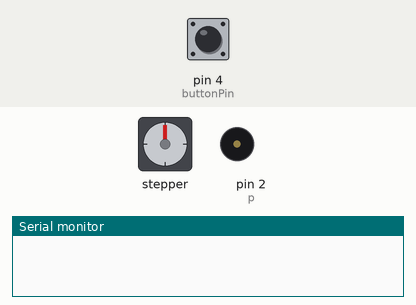
The sketch below on a simulated Arduino Uno, built with avr-gcc and run on an emulated ATmega328P. Shown: stepper motor, buzzer (waves = sounding), the last lines printed to the serial monitor. The inputs (shaded band) are chosen by the test bench; at power-on: pin 4 (buttonPin) LOW. Stepper angles assume 4096 steps per turn.

Above: at 1.2 s.
1.3 s: pin 4 (buttonPin) pulled HIGH for 0.15 s
At 6.5 s:
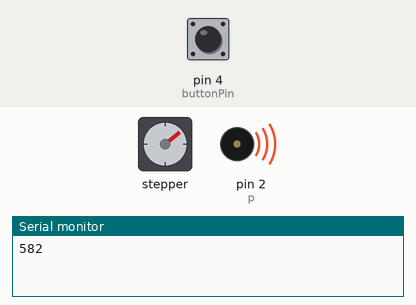
7.3 s: pin 4 (buttonPin) pulled HIGH for 3.2 s
At 14.0 s:
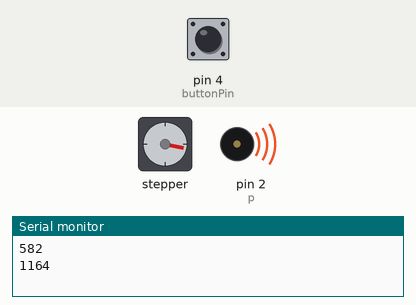
15.0 s: pin 4 (buttonPin) pulled HIGH for 1 s
At 21.7 s:
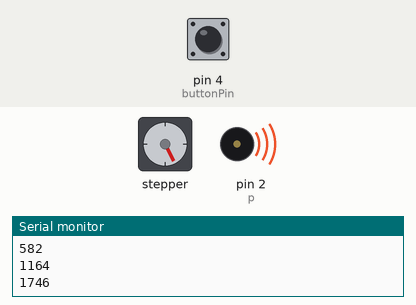
Timing chart, 0 to 24.3 s (numbered marks = the images above; inputs shaded):
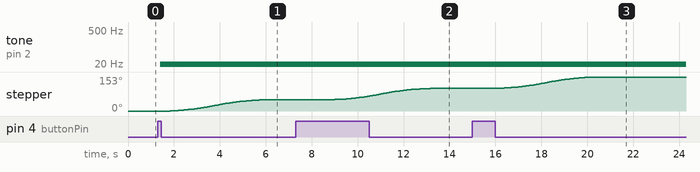

Measured:
- after the input at 1.3 s, tone on pin 2 (p): silent → 4 Hz after 0.10 s; stepper: turns 51° clockwise in 4.2 s, starting after 0.55 s
- after the input at 7.3 s, stepper: turns 51° clockwise in 4.2 s, starting after 1.7 s
- after the input at 15.0 s, stepper: turns 51° clockwise in 4.1 s, starting after 1.2 s

The sketch:

dvigatel.ino
```cpp
// (licence header left out)
#include <AccelStepper.h>

#define IN1 8
#define IN2 9
#define IN3 10
#define IN4 11
AccelStepper stepper(8, IN1, IN3, IN2, IN4); // Defaults to AccelStepper::FULL4WIRE (4 pins) on 2, 3, 4, 5
int target = 0;
int led = 7; //порт диода
int dl = 5; // время задержки между импульсами для мотора
int p = 2; //buzzer
const int buttonPin = 4;     // the number of the pushbutton pin
int buttonState = 0;
void setup()
{
    pinMode(p, OUTPUT); //объявляем пин как выход
    stepper.setMaxSpeed(2000.0);
    stepper.setAcceleration(100.0);

    Serial.begin(9600);
     pinMode(buttonPin, INPUT);


}

void loop()
{

    // read the state of the pushbutton value:
  buttonState = digitalRead(buttonPin);

  // check if the pushbutton is pressed. If it is, the buttonState is HIGH:
  if (buttonState == HIGH) {
    light_on();
    sound_on();
    turn();
    sound();
    light_off();
    sound_off();
  }
   if (buttonState == LOW) {

  }

}

void turn()
{
    target += 582;
    Serial.println(target);
    stepper.runToNewPosition(target);
    delay(2000);

}

void light_on() {
    digitalWrite(led, HIGH);
    delay(100);
}
void light_off() {
    digitalWrite(led, LOW);
    delay(100);
}

void sound() {
    tone (p, 3); //включаем на 500 Гц
    delay(100); //ждем 100 Мс
    tone(p, 1); //включаем на 1000 Гц
    delay(100); //ждем 100 Мс
}

 void sound_on() {
    tone (p, 4); //включаем на 500 Гц
    delay(100); //ждем 100 Мс
    }
  void sound_off() {
    tone(p, 5); //включаем на 1000 Гц
    delay(100); //ждем 100 Мс
}
```
